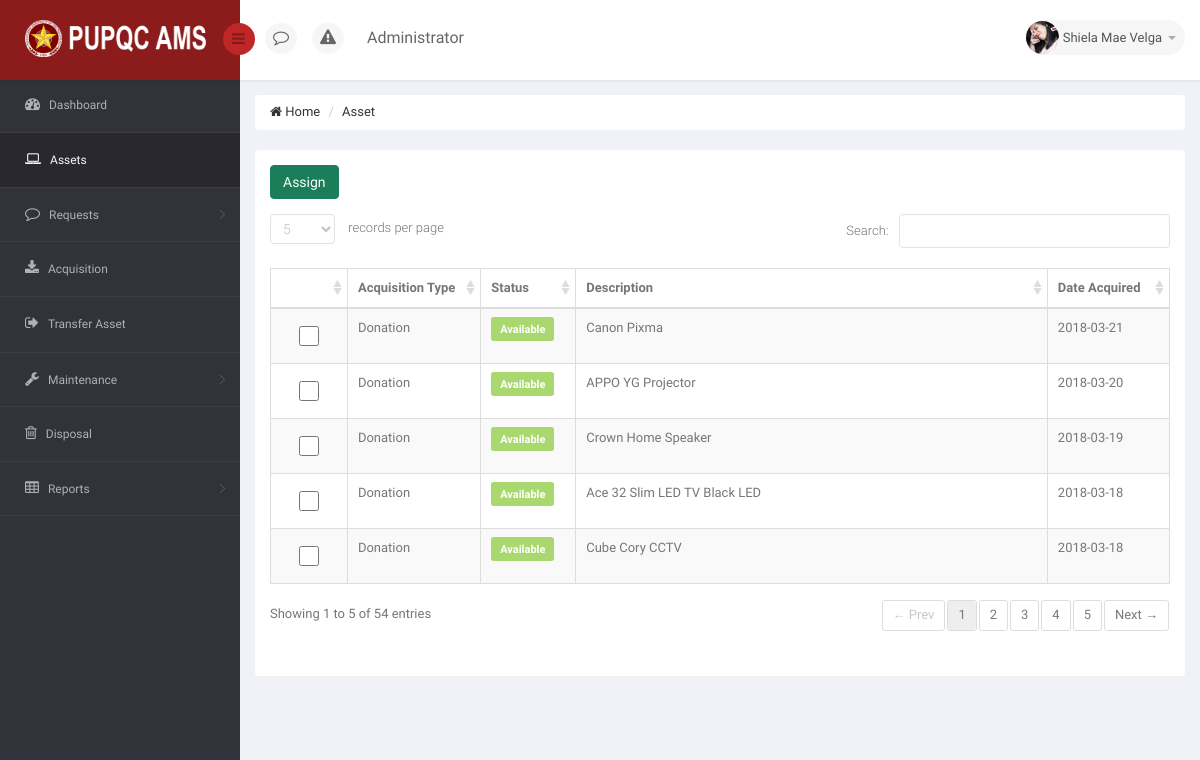
The app's page /DIR/PropertyOfficer/POAsset.php (signed in), older data.
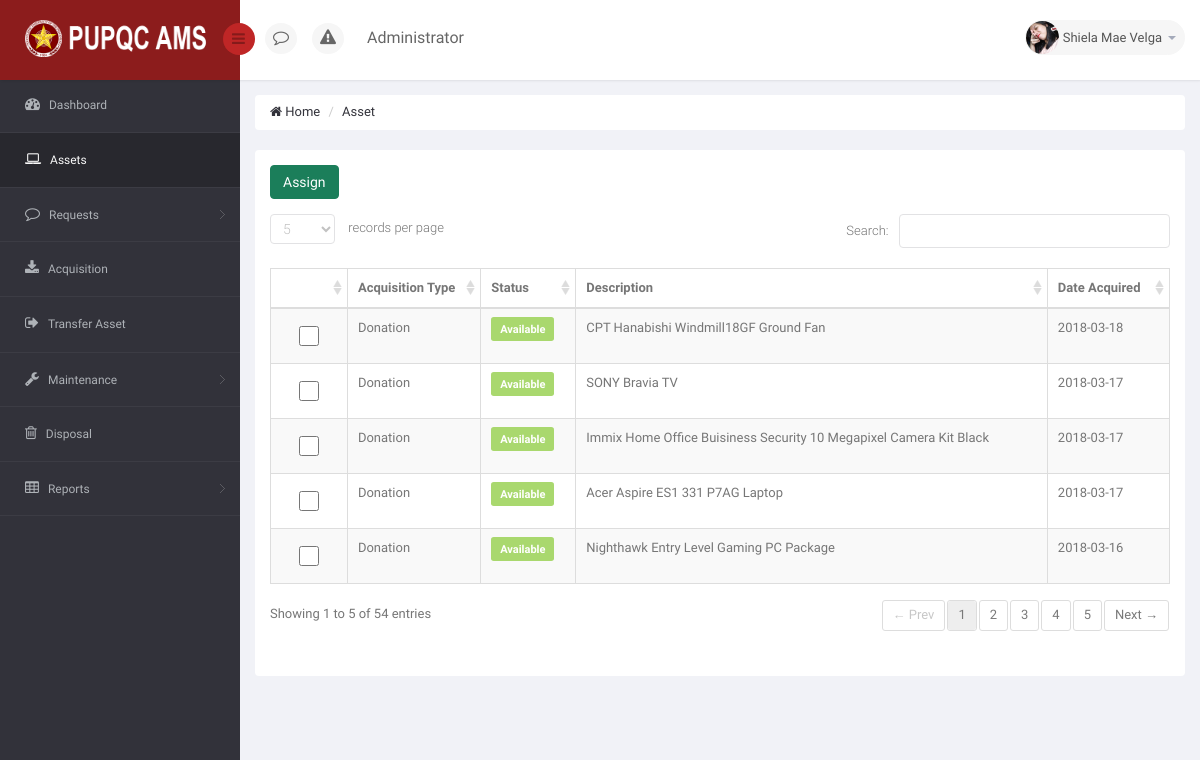
The same page, newer data.
### tables this page shows
CREATE TABLE `ams_r_user` (
  `U_USERNAME` varchar(25) NOT NULL,
  `U_PASSWORD` varchar(150) NOT NULL,
  `U_ROLE_CODE` varchar(30) NOT NULL,
  `EP_ID` int(11) NOT NULL
);

CREATE TABLE `ams_r_employee_profile` (
  `EP_ID` int(11) NOT NULL,
  `EP_FNAME` varchar(50) NOT NULL,
  `EP_MNAME` varchar(35) DEFAULT NULL,
  `EP_LNAME` varchar(35) NOT NULL,
  `EP_GENDER` varchar(10) NOT NULL,
  `EP_MOBILE` char(11) DEFAULT NULL,
  `EP_EMAIL` varchar(75) NOT NULL,
  `EP_TYPE` varchar(50) NOT NULL,
  `EP_STATUS` varchar(10) NOT NULL DEFAULT 'Active',
  `EP_PICTURE` varchar(200) NOT NULL DEFAULT '	images/EmployePictures/default.png	',
  `O_ID` int(11) DEFAULT NULL
);

CREATE TABLE `ams_r_asset` (
  `A_ID` int(11) NOT NULL,
  `A_DESCRIPTION` varchar(250) NOT NULL,
  `A_DATE` date NOT NULL,
  `A_STATUS` varchar(25) NOT NULL DEFAULT 'Serviceable',
  `A_ACQUISITION_TYPE` varchar(25) NOT NULL,
  `A_AVAILABILITY` varchar(25) NOT NULL DEFAULT 'Available',
  `A_DISPOSAL_STATUS` int(11) NOT NULL DEFAULT '0',
  `AL_ID` int(11) DEFAULT NULL,
  `C_ID` int(11) DEFAULT NULL,
  `URS_ID` int(11) DEFAULT NULL,
  `PPMP_ID` int(11) DEFAULT NULL
);

### DIR/PropertyOfficer/POAsset.php (the view, shortened to what the changed rows need)
<!DOCTYPE html>
<html>
<head>
    <link href="../../bs3/css/bootstrap.min.css" rel="stylesheet">
    <link href="../../js/jquery-ui/jquery-ui-1.10.1.custom.min.css" rel="stylesheet">
    <link href="../../css/bootstrap-reset.css" rel="stylesheet">
    <link href="../../font-awesome/css/font-awesome.css" rel="stylesheet">
    <link href="../../js/jvector-map/jquery-jvectormap-1.2.2.css" rel="stylesheet">
    <link href="../../css/clndr.css" rel="stylesheet">
    <link href="../../js/css3clock/css/style.css" rel="stylesheet">
    <link rel="stylesheet" href="../../js/morris-chart/morris.css">
    <link href="../../css/style.css" rel="stylesheet">
    <link href="../../css/style-responsive.css" rel="stylesheet" />
    <link href="../../js/advanced-datatable/css/demo_page.css" rel="stylesheet" />
    <link href="../../js/advanced-datatable/css/demo_table.css" rel="stylesheet" />
    <link rel="stylesheet" href="../../js/data-tables/DT_bootstrap.css" />
    <link href="../../js/sweetalert/sweetalert.css" rel="stylesheet">
    <link href="../../css/style.css" rel="stylesheet">
    <link href="../../css/style-responsive.css" rel="stylesheet" />
</head>
<body>
    <section id="container">
        <header class="header fixed-top clearfix">
            <div class="top-nav clearfix">
                <ul class="nav pull-right top-menu">
                    <li class="dropdown">
                        <a data-toggle="dropdown" class="dropdown-toggle" href="#">
                            <?php
                                include('../Connection/db.php');
                                $sql = "SELECT * FROM ams_r_employee_profile AS EP JOIN ams_r_user AS U ON U.EP_ID = EP.EP_ID WHERE U.U_USERNAME = '".$_SESSION['myuser']."'";
                                $result = mysqli_query($connection, $sql);
                                while ($row = mysqli_fetch_array($result))
                                {
                                  $pic = $row['EP_PICTURE'];
                                  echo '<img alt="" src="../../'.$pic.'" alt="" >';
                                }
                              ?>
                            <span class="username" id="getthenameofuser"> <?php echo $_SESSION['mysesi']; ?></span>
                            <b class="caret"></b>
                        </a>
                    </li>
                </ul>
            </div>
        </header>
        <section id="main-content">
            <section class="wrapper">
                <div class="row">
                    <div class="col-sm-12">
                        <section class="panel">
                            <div class="panel-body">
                                <div class="adv-table editable-table ">
                                    <table class="table table-striped table-hover table-bordered" id="editable-sample">
                                        <?php
                                            include('../Connection/db.php');
                                        ?>
                                            <thead>
                                                <tr>
                                                    <th style="width: 90px"></th>
                                                    <th style="width: 140px;">Acquisition Type</th>
                                                    <th style="width: 100px;">Status</th>
                                                    <th style="word-wrap: break-word;">Description</th>
                                                    <th style="width: 130px;">Date Acquired</th>
                                                </tr>
                                            </thead>
                                            <tbody>
                                                <?php
                                                    $sql = "SELECT * FROM `ams_r_asset` ORDER BY A_DATE DESC";
                                                    $result = mysqli_query($connection, $sql) or die("Bad Query: $sql");
                                                    $i = 0;
                                                    while($row = mysqli_fetch_assoc($result))
                                                    {
                                                        $i++;
                                                        $a_description = $row['A_DESCRIPTION'];
                                                        $a_acquistion_type = $row['A_ACQUISITION_TYPE'];
                                                        $a_date = $row['A_DATE'];
                                                        $a_status = $row['A_STATUS'];
                                                        $a_availability = $row['A_AVAILABILITY'];
                                                ?>
                                                <tr class="gradeX">
                                                    <?php
                                                        if ($a_availability == 'Available' && $a_status == 'Serviceable')
                                                        {
                                                    ?>
                                                        <td>
                                                            <center>
                                                                <input type="checkbox" id="<?php echo $i; ?>" class="checkbox form-control ckthis" style="width: 20px">
                                                            </center>
                                                        </td>
                                                        <td id="origtype<?php echo $i; ?>">
                                                            <?php echo $a_acquistion_type; ?> </td>
                                                        <td id="origstat<?php echo $i; ?>">
                                                            <p class="label label-success label-mini" style="font-size: 11px;"> <?php echo $a_availability; ?> </p> </td>
                                                        <td id="origdesc<?php echo $i; ?>">
                                                            <?php echo $a_description; ?> </td>
                                                        <td id="origdate<?php echo $i; ?>">
                                                            <?php echo $a_date; ?> </td>
                                                    <?php
                                                        }
                                                    ?>
                                                </tr>
                                                <?php
                                                    }
                                                ?>
                                            </tbody>
                                    </table>
                                </div>
                            </div>
                        </section>
                    </div>
                </div>
            </section>
        </section>
    </section>
</body>
</html>

Row changes from the older to the newer data that the page shows:
no longer on this page (row edited): ams_r_asset: A_ACQUISITION_TYPE "Donation", A_AVAILABILITY "Available", A_DESCRIPTION "Canon Pixma", A_DATE "2018-03-21"
no longer on this page (row edited): ams_r_asset: A_ACQUISITION_TYPE "Donation", A_AVAILABILITY "Available", A_DESCRIPTION "APPO YG Projector", A_DATE "2018-03-20"
no longer on this page (row edited): ams_r_asset: A_ACQUISITION_TYPE "Donation", A_AVAILABILITY "Available", A_DESCRIPTION "Crown Home Speaker", A_DATE "2018-03-19"
no longer on this page (row edited): ams_r_asset: A_ACQUISITION_TYPE "Donation", A_AVAILABILITY "Available", A_DESCRIPTION "Ace 32 Slim LED TV Black LED", A_DATE "2018-03-18"
no longer on this page (row edited): ams_r_asset: A_ACQUISITION_TYPE "Donation", A_AVAILABILITY "Available", A_DESCRIPTION "Cube Cory CCTV", A_DATE "2018-03-18"
now on this page (row unchanged): ams_r_asset: A_ACQUISITION_TYPE "Donation", A_AVAILABILITY "Available", A_DESCRIPTION "CPT Hanabishi Windmill18GF Ground Fan", A_DATE "2018-03-18"
now on this page (row unchanged): ams_r_asset: A_ACQUISITION_TYPE "Donation", A_AVAILABILITY "Available", A_DESCRIPTION "SONY Bravia TV", A_DATE "2018-03-17"
now on this page (row unchanged): ams_r_asset: A_ACQUISITION_TYPE "Donation", A_AVAILABILITY "Available", A_DESCRIPTION "Immix Home Office Buisiness Security 10 Megapixel Camera Kit Black", A_DATE "2018-03-17"
now on this page (row unchanged): ams_r_asset: A_ACQUISITION_TYPE "Donation", A_AVAILABILITY "Available", A_DESCRIPTION "Acer Aspire ES1 331 P7AG Laptop", A_DATE "2018-03-17"
now on this page (row unchanged): ams_r_asset: A_ACQUISITION_TYPE "Donation", A_AVAILABILITY "Available", A_DESCRIPTION "Nighthawk Entry Level Gaming PC Package", A_DATE "2018-03-16"
